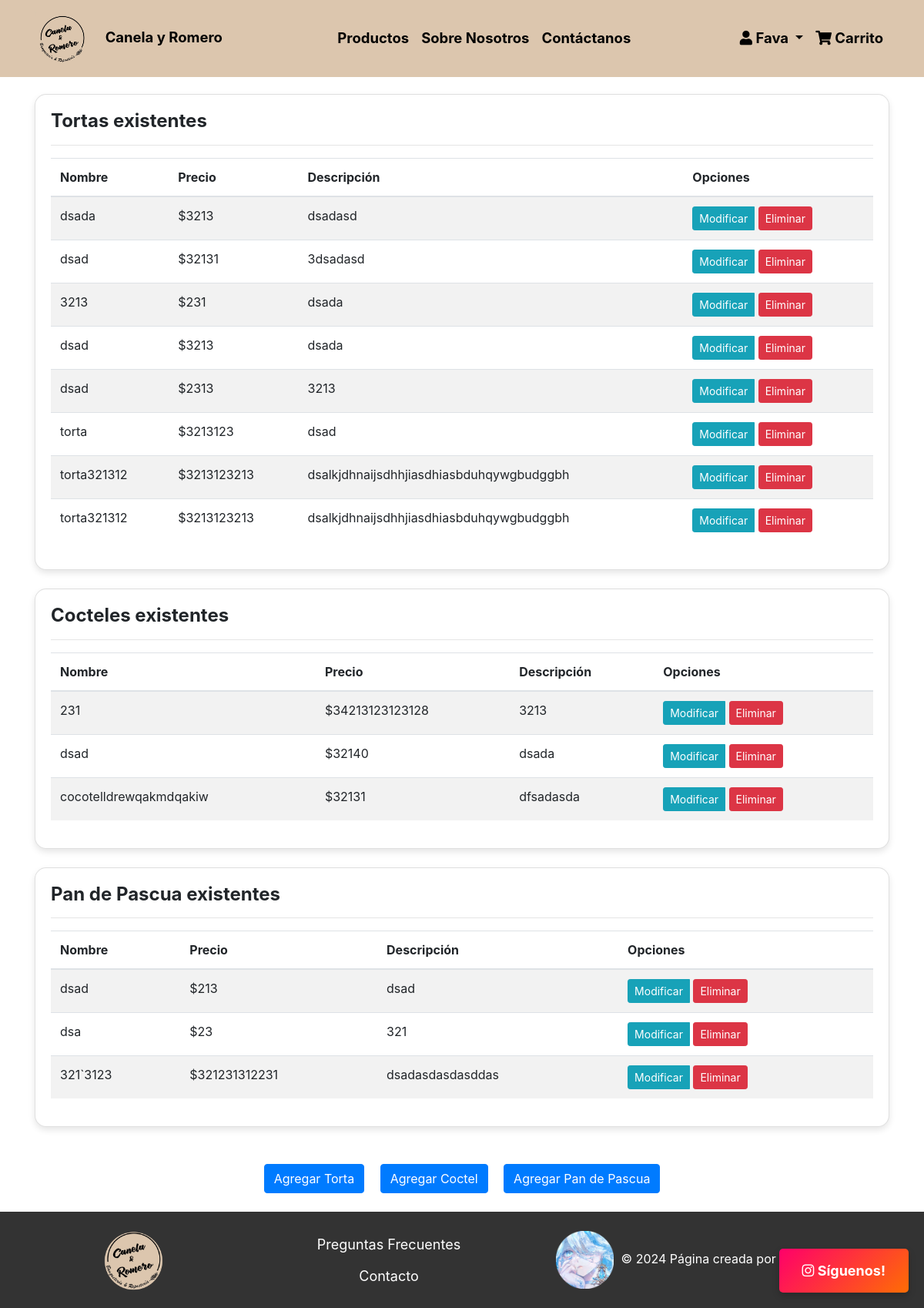
The app's page /listar-productos/ (signed in), older data.
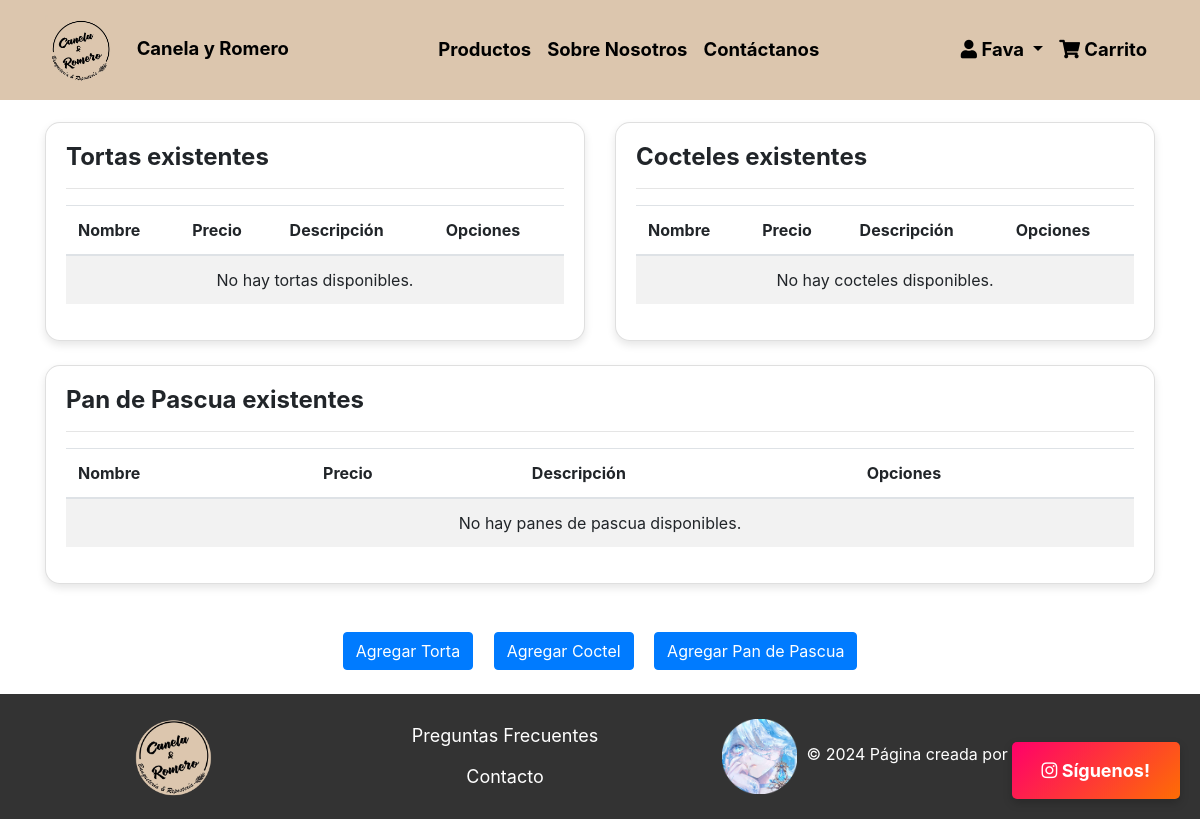
The same page, newer data.
### reposteria/models.py (models this page shows, shortened)
class Torta(models.Model):
    nombre=models.CharField(max_length=30)
    descripcion=models.TextField()
    precio=models.IntegerField()
    imagen=models.ImageField(upload_to="tortas", null=True)

class Coctel(models.Model):
    nombre=models.CharField(max_length=30)
    descripcion=models.TextField()
    precio=models.IntegerField()
    imagen=models.ImageField(upload_to="coctels", null=True)

class Pan_pascua(models.Model):
    nombre=models.CharField(max_length=30)
    descripcion=models.TextField()
    precio=models.IntegerField()
    imagen=models.ImageField(upload_to="pan_pascuas", null=True)

### reposteria/views.py (the view)
# urls.py: path('listar-productos/', user_passes_test(lambda u: u.is_superuser)(listar_productos), name="listar_productos"),
def listar_productos(request):
    tortas= Torta.objects.all()
    coctels= Coctel.objects.all()
    pan_pascuas= Pan_pascua.objects.all()
    data={
        'tortas':tortas,
        'coctels':coctels,
        'pan_pascuas':pan_pascuas
    }
    return render(request, 'reposteria/producto/listar.html', data)

### reposteria/templates/reposteria/producto/listar.html (shortened to what the changed rows need)
{% extends 'reposteria/base.html' %}
{% block contenido %}
<div class="container py-4">
    <div class="row row-cols-1 row-cols-md-3 g-4">
        <div class="col mb-4">
            <div class="card h-100">
                <div class="card-body">
                    <h2 class="card-title">Tortas existentes</h2>
                    <div class="table-responsive">
                        <table class="table table-striped table-hover">
                            <thead>
                                <tr>
                                    <th>Nombre</th>
                                    <th>Precio</th>
                                    <th>Descripción</th>
                                    <th>Opciones</th>
                                </tr>
                            </thead>
                            <tbody>
                                {% for torta in tortas %}
                                <tr>
                                    <td>{{ torta.nombre }}</td>
                                    <td>${{ torta.precio }}</td>
                                    <td>{{ torta.descripcion }}</td>
                                    <td>
                                        <div class="btn-group" role="group">
                                            <a href="{% url 'modificar_producto' 'torta' torta.id %}" class="btn btn-info btn-sm">Modificar</a>
                                            <form action="{% url 'eliminar_producto' 'torta' torta.id %}" method="post" class="d-inline">
                                                <button type="submit" class="btn btn-danger btn-sm" onclick="return confirm('¿Estás seguro de eliminar esta torta?')">Eliminar</button>
                                            </form>
                                        </div>
                                    </td>
                                </tr>
                                {% empty %}
                                <tr>
                                    <td colspan="4" class="text-center">No hay tortas disponibles.</td>
                                </tr>
                                {% endfor %}
                            </tbody>
                        </table>
                    </div>
                </div>
            </div>
        </div>
        <div class="col mb-4">
            <div class="card h-100">
                <div class="card-body">
                    <h2 class="card-title">Cocteles existentes</h2>
                    <div class="table-responsive">
                        <table class="table table-striped table-hover">
                            <thead>
                                <tr>
                                    <th>Nombre</th>
                                    <th>Precio</th>
                                    <th>Descripción</th>
                                    <th>Opciones</th>
                                </tr>
                            </thead>
                            <tbody>
                                {% for coctel in coctels %}
                                <tr>
                                    <td>{{ coctel.nombre }}</td>
                                    <td>${{ coctel.precio }}</td>
                                    <td>{{ coctel.descripcion }}</td>
                                    <td>
                                        <div class="btn-group" role="group">
                                            <a href="{% url 'modificar_producto' 'coctel' coctel.id %}" class="btn btn-info btn-sm">Modificar</a>
                                            <form action="{% url 'eliminar_producto' 'coctel' coctel.id %}" method="post" class="d-inline">
                                                <button type="submit" class="btn btn-danger btn-sm" onclick="return confirm('¿Estás seguro de eliminar este coctel?')">Eliminar</button>
                                            </form>
                                        </div>
                                    </td>
                                </tr>
                                {% empty %}
                                <tr>
                                    <td colspan="4" class="text-center">No hay cocteles disponibles.</td>
                                </tr>
                                {% endfor %}
                            </tbody>
                        </table>
                    </div>
                </div>
            </div>
        </div>
        <div class="col mb-4">
            <div class="card h-100">
                <div class="card-body">
                    <h2 class="card-title">Pan de Pascua existentes</h2>
                    <div class="table-responsive">
                        <table class="table table-striped table-hover">
                            <thead>
                                <tr>
                                    <th>Nombre</th>
                                    <th>Precio</th>
                                    <th>Descripción</th>
                                    <th>Opciones</th>
                                </tr>
                            </thead>
                            <tbody>
                                {% for pan_pascua in pan_pascuas %}
                                <tr>
                                    <td>{{ pan_pascua.nombre }}</td>
                                    <td>${{ pan_pascua.precio }}</td>
                                    <td>{{ pan_pascua.descripcion }}</td>
                                    <td>
                                        <div class="btn-group" role="group">
                                            <a href="{% url 'modificar_producto' 'pan_pascua' pan_pascua.id %}" class="btn btn-info btn-sm">Modificar</a>
                                            <form action="{% url 'eliminar_producto' 'pan_pascua' pan_pascua.id %}" method="post" class="d-inline">
                                                <button type="submit" class="btn btn-danger btn-sm" onclick="return confirm('¿Estás seguro de eliminar este pan de pascua?')">Eliminar</button>
                                            </form>
                                        </div>
                                    </td>
                                </tr>
                                {% empty %}
                                <tr>
                                    <td colspan="4" class="text-center">No hay panes de pascua disponibles.</td>
                                </tr>
                                {% endfor %}
                            </tbody>
                        </table>
                    </div>
                </div>
            </div>
        </div>
    </div>
</div>
{% endblock %}

Row changes from the older to the newer data that the page shows:
removed Torta: nombre "dsada", precio "3213", descripcion "dsadasd"
removed Torta: nombre "dsad", precio "32131", descripcion "3dsadasd"
removed Torta: nombre "3213", precio "231", descripcion "dsada"
removed Torta: nombre "dsad", precio "3213", descripcion "dsada"
removed Torta: nombre "dsad", precio "2313", descripcion "3213"
removed Torta: nombre "torta", precio "3213123", descripcion "dsad"
removed Torta: nombre "torta321312", precio "3213123213", descripcion "dsalkjdhnaijsdhhjiasdhiasbduhqywgbudggbh"
removed Torta: nombre "torta321312", precio "3213123213", descripcion "dsalkjdhnaijsdhhjiasdhiasbduhqywgbudggbh"
removed Coctel: nombre "231", precio "34213123123128", descripcion "3213"
removed Coctel: nombre "dsad", precio "32140", descripcion "dsada"
removed Coctel: nombre "cocotelldrewqakmdqakiw", precio "32131", descripcion "dfsadasda"
removed Pan_pascua: nombre "dsad", precio "213", descripcion "dsad"
removed Pan_pascua: nombre "dsa", precio "23", descripcion "321"
removed Pan_pascua: nombre "321`3123", precio "321231312231", descripcion "dsadasdasdasddas"
Text that changed along with them:
text now shown: "No hay tortas disponibles. No hay cocteles disponibles. No hay panes de pascua disponibles."
